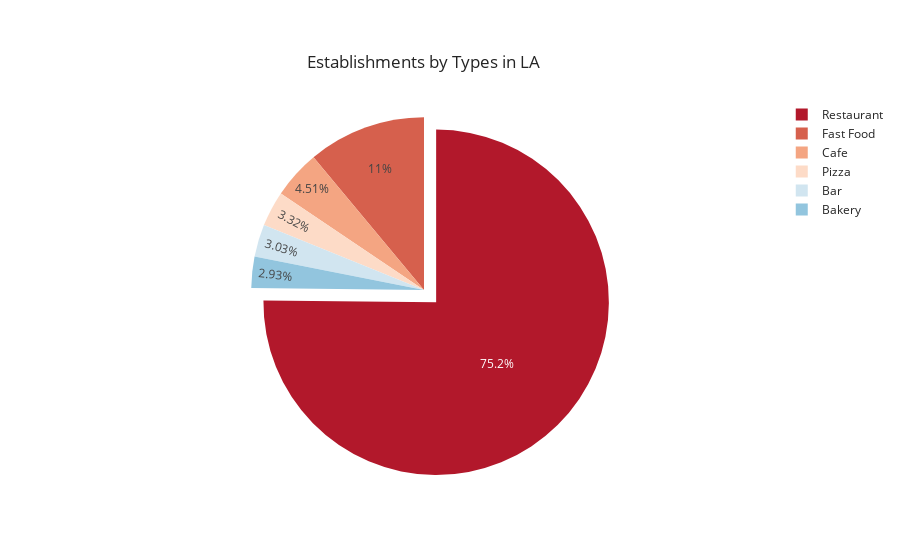

Notebook code for this chart:
### Code cell
# Preparing the data
data = {
    "values": estb_type['count'],
    "labels": estb_type['object_type'],
    "hoverinfo":"label+value",
    "marker": {'colors': ['rgb(178,24,43)', 'rgb(214,96,77)', 'rgb(244,165,130)', 'rgb(253,219,199)', 'rgb(209,229,240)', 'rgb(146,197,222)', 'rgb(67,147,195)', 'rgb(33,102,172)', 'rgb(5,48,97)']},
    "textinfo":"percent",
    "type": "pie",
    "pull" :[0.1, 0, 0, 0, 0, 0]
}

# Preparing the layout
layout = go.Layout(
   title={
        'text': "Establishments by Types in LA",
        'y':0.9,
        'x':0.47,
        'xanchor': 'center',
        'yanchor': 'top'},
    template = "seaborn")

# Plotting
fig = go.Figure(data = data, layout = layout)

fig.show()

### Figure 1 — Plotly figure (JSON) as saved in the notebook; plotly's stock layout.template omitted (floating-point values rounded to 4 significant figures)
{"data": [{"hoverinfo": "label+value", "labels": ["Restaurant", "Fast Food", "Cafe", "Pizza", "Bar", "Bakery"], "marker": {"colors": ["rgb(178,24,43)", "rgb(214,96,77)", "rgb(244,165,130)", "rgb(253,219,199)", "rgb(209,229,240)", "rgb(146,197,222)", "rgb(67,147,195)", "rgb(33,102,172)", "rgb(5,48,97)"]}, "pull": [0.1, 0, 0, 0, 0, 0], "textinfo": "percent", "type": "pie", "values": [7255, 1066, 435, 320, 292, 283]}], "layout": {"title": {"text": "Establishments by Types in LA", "x": 0.47, "xanchor": "center", "y": 0.9, "yanchor": "top"}}}
